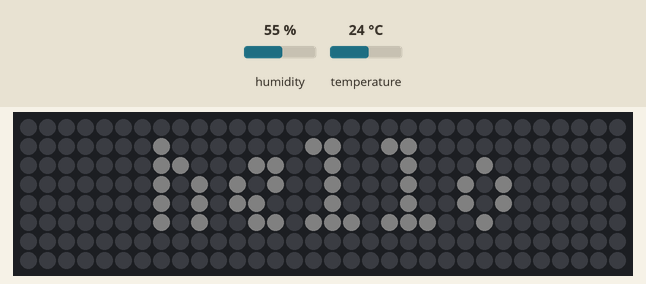
The program below on a simulated ESP8266 (Wemos D1 mini). Shown: 32×8 RGB LED matrix (first LED top left, wired row by row). The test bench sets the inputs (shaded band); at power-on: humidity 55 %, temperature 24 °C. Dim RGB values are drawn brighter than linear; WiFi joins after 1.5 s; servers stay silent unless stated; random numbers use the default seed unless the program sets one; no MQTT or app messages arrive unless stated. At 6.6 s the program puts the board to deep sleep or switches it off; the recording ends there.

Above: at 0.1 s.

The program:

main.cpp
```cpp
#include <Arduino.h>

#include "config.h"
#include "wifi.h"
#include "matrix.h"
#include "ota.h"
#include "mqtt.h"
#include "sht31.h"

void start_sleeping()
{
  ESP.deepSleep(DEEP_SLEEP_TIME * 1000000);
}

void setup()
{
  config_matrix();
  config_wifi();
  config_ota();
  config_mqtt();
  config_sht31();
}

void loop()
{
  coroutine_ota();
  coroutine_mqtt();
  coroutine_sht31();

  static auto ts = millis();
  if (millis() - ts > 5000)
    start_sleeping();
}
```

matrix.cpp
```cpp
#include "matrix.h"
#include "config.h"

#include <Adafruit_GFX.h>
#include <FastLED.h>
#include <FastLED_NeoMatrix.h>
#include <Fonts/TomThumb.h>

CRGB leds[8 * 32];
FastLED_NeoMatrix *matrix = new FastLED_NeoMatrix(leds, 32, 8,
                                                  NEO_MATRIX_TOP + NEO_MATRIX_LEFT + NEO_MATRIX_COLUMNS + NEO_MATRIX_ZIGZAG);

void config_matrix()
{
  FastLED.addLeds<NEOPIXEL, PORT_MATRIX>(leds, 256).setCorrection(TypicalLEDStrip);
  matrix->begin();
  matrix->setTextWrap(false);
  matrix->setBrightness(5);
  matrix->setFont(&TomThumb);
  matrix->setCursor(7, 6);
  matrix->print("hello");
  matrix->show();
}
```

matrix.h
```cpp
#pragma once

#include <FastLED_NeoMatrix.h>

extern FastLED_NeoMatrix *matrix;

void config_matrix();
```

mqtt.cpp
```cpp
#include "mqtt.h"
#include "config.h"

#include <PubSubClient.h>
#include <ESP8266WiFi.h>

WiFiClient esp_client;
PubSubClient client(NIUBIX_SERVER, NIUBIX_MQTT_PORT, esp_client);

void mqtt_callback(char *topic, byte *payload, unsigned int length)
{
}

void mqtt_log(const char *msg)
{
  client.publish("niubix/log", msg);
}

void mqtt_reconnect()
{
  String client_id = "Niubix-driver-";
  client_id += String(random(0xffff), HEX);
  if (!client.connected())
    if (client.connect(client_id.c_str(), NIUBIX_MQTT_USER, NIUBIX_MQTT_PASSWORD))
      mqtt_log("hello");
}

void config_mqtt()
{
  client.setCallback(mqtt_callback);
  mqtt_reconnect();
}

void coroutine_mqtt()
{
  if (!client.connected())
    mqtt_reconnect();
  else
    client.loop();
}
```

mqtt.h
```cpp
#pragma once

#include <PubSubClient.h>
extern PubSubClient client;

void config_mqtt();
void mqtt_log(const char *msg);
void coroutine_mqtt();
```

ota.cpp
```cpp
#include "ota.h"
#include "matrix.h"

#include <Arduino.h>
#include <ArduinoOTA.h>

bool is_updating = false;

void ota_flashing(unsigned int progress, unsigned int total)
{
  matrix->clear();
  matrix->setBrightness(5);
  matrix->setCursor(0, 7);
  matrix->setTextColor(matrix->Color(255, 0, 0));
  matrix->printf(" OTA %2d%%", 100 * progress / total);
  matrix->show();
}

void config_ota()
{
  ArduinoOTA.onStart([&]() { is_updating = true; });
  ArduinoOTA.onProgress(ota_flashing);
  ArduinoOTA.begin();
}

void coroutine_ota()
{
  do
  {
    ArduinoOTA.handle();
  } while (is_updating);
}
```

ota.h
```cpp
#pragma once

void config_ota();
void coroutine_ota();
```

sht31.cpp
```cpp
#include "sht31.h"
#include "config.h"

#include "matrix.h"
#include "mqtt.h"

#define PT_USE_TIMER
#define PT_USE_SEM
#include <Adafruit_SHT31.h>
#include <Wire.h>

Adafruit_SHT31 sht31 = Adafruit_SHT31(&Wire);

void config_sht31() {
  Wire.begin(PORT_SDA, PORT_SCL);
  if (sht31.begin(SHT31_ADDR))
    mqtt_log("SHT31 found");
  else
    mqtt_log("SHT31 not found");
}

void coroutine_sht31() {
  static long timestamp = 0;
  auto current_timestamp = millis();
  if (current_timestamp - timestamp <= SHT31_DELAY)
    return;
  timestamp = current_timestamp;

  auto t = sht31.readTemperature();
  auto h = sht31.readHumidity();

  static char buffer[256];
  if (!isnan(t) && client.connected()) {
    sprintf(buffer,
            "{\"type\": \"temperature\", \"value\": %0.1f, \"mac\": \"%s\"}", t,
            NIUBIX_MAC_ADDRESS.c_str());
    client.publish("niubix/temperature", buffer, 1);
  }
  if (!isnan(h) && client.connected()) {
    sprintf(buffer,
            "{\"type\": \"humidity\", \"value\": %0.1f, \"mac\": \"%s\"}", h,
            NIUBIX_MAC_ADDRESS.c_str());
    client.publish("niubix/humidity", buffer, 1);
  }
}
```

sht31.h
```cpp
#pragma once

void config_sht31();
void coroutine_sht31();
```

wifi.cpp
```cpp
#include "wifi.h"
#include "config.h"

#include <ESP8266WiFi.h>

String NIUBIX_MAC_ADDRESS = "";

void config_wifi() {
  WiFi.mode(WIFI_STA);

  String hostname = WIFI_HOSTNAME_PREFIX;
  hostname += "-";
  NIUBIX_MAC_ADDRESS = WiFi.macAddress();
  auto t = NIUBIX_MAC_ADDRESS;
  int i = 0;
  while (i < t.length())
    if (t[i] == ':')
      t.remove(i, 1);
    else
      i++;
  hostname += t;
  WiFi.hostname(hostname);

  WiFi.begin(WIFI_SSID, WIFI_PASSWORD);
  while (WiFi.status() != WL_CONNECTED)
    delay(500);
}
```

wifi.h
```cpp
#pragma once

void config_wifi();
```

config.h
```cpp
#pragma once
#define NIUBIX_VERSION "0.0.1"

#include <Arduino.h>

#define WIFI_SSID "Hi"
#define WIFI_PASSWORD "122333444455555666666"
#define WIFI_HOSTNAME_PREFIX "Niubix"

#define NIUBIX_SERVER "192.168.1.31"
#define NIUBIX_MQTT_PORT 1883
#define NIUBIX_MQTT_USER "niubix"
#define NIUBIX_MQTT_PASSWORD "8viu093nvsdj1234"

#define PORT_MATRIX D2
#define PORT_SCL D3
#define PORT_SDA D1

#define SHT31_ADDR 0x44
#define SHT31_DELAY 5000

#define DEEP_SLEEP_TIME 30

extern String NIUBIX_MAC_ADDRESS;
```
